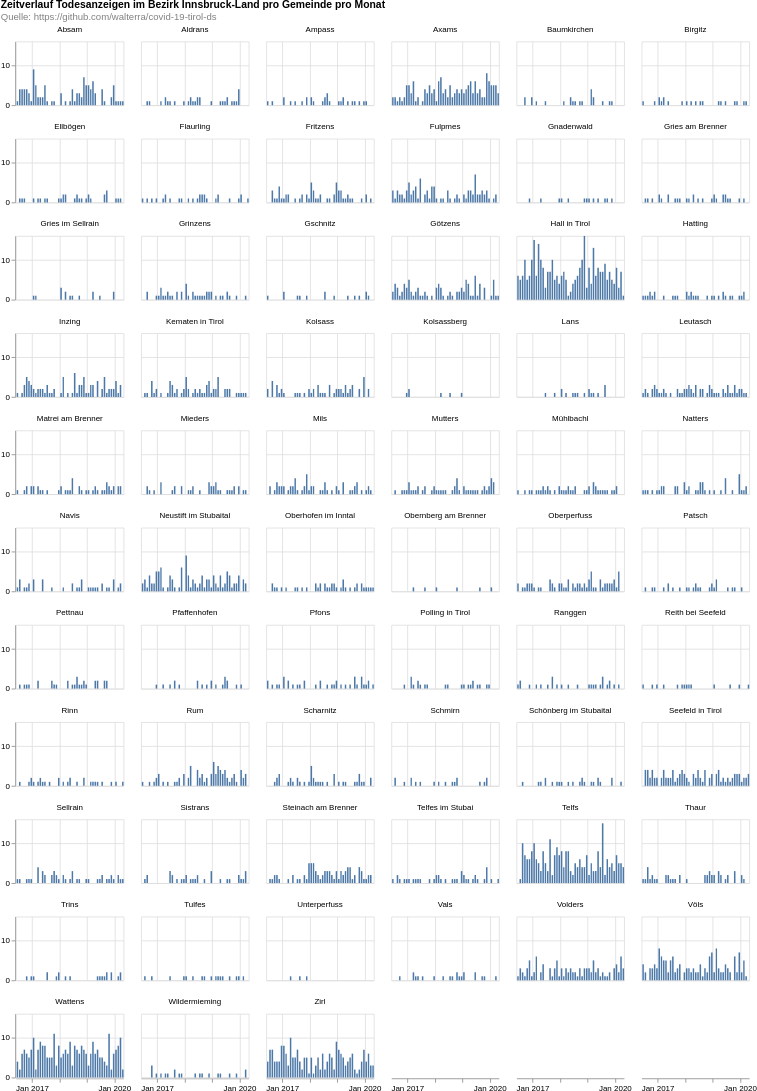

The Vega-Lite source for this figure:
### Vega-Lite specification from a JSON file in a GitHub repository (floating-point values rounded to 4 significant figures; data arrays with more than 128 entries replaced by an {"elided": "..."} marker saying what was removed)
{"$schema": "https://vega.github.io/schema/vega-lite/v4.8.1.json", "columns": 6, "config": {"view": {"continuousHeight": 300, "continuousWidth": 400}}, "data": {"name": "data-68a98eabfe77f5c47c913ed0f52278f2"}, "datasets": {"data-68a98eabfe77f5c47c913ed0f52278f2": {"elided": "3670 records"}}, "facet": {"field": "municipaly", "title": null, "type": "nominal"}, "padding": 0, "spec": {"layer": [{"encoding": {"tooltip": [{"field": "date", "timeUnit": "yearmonth", "type": "temporal"}, {"aggregate": "sum", "field": "count", "type": "quantitative"}], "x": {"field": "date", "timeUnit": "yearmonth", "title": null, "type": "temporal"}, "y": {"aggregate": "sum", "field": "count", "title": null, "type": "quantitative"}}, "height": 80, "mark": "bar", "width": 135}]}, "title": {"color": "black", "subtitle": ["Quelle: https://github.com/walterra/covid-19-tirol-ds"], "subtitleColor": "gray", "text": ["Zeitverlauf Todesanzeigen im Bezirk Innsbruck-Land pro Gemeinde pro Monat"]}}
